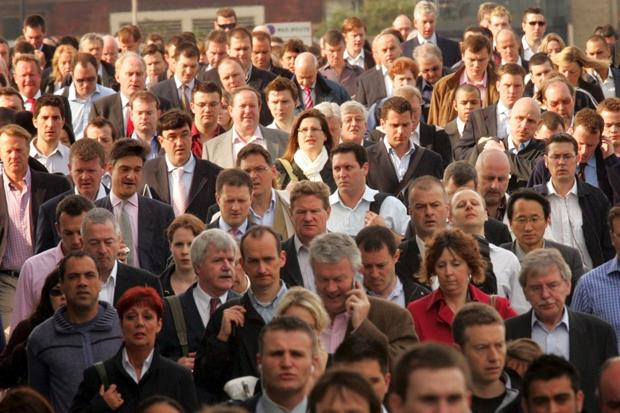
#> input picture sample.jpg, 620 x 413 px
$ python face_det.py
#> lines starting #> are read from the running program, lines starting #| are printed output that depends on the picture; after the words box and inside, x2 and y2 are one past the last pixel; in counts of white or black regions, pixels touching at a corner belong together
#> further down, image is the input picture: shape (413, 620, 3); mean R, G, B 117.1, 88.2, 75.5
import cv2
import imageio

face_cascade = cv2.CascadeClassifier('haarcascade-frontalface-default.xml')
eye_cascade = cv2.CascadeClassifier('haarcascade-eye.xml')

def detect(frame):
    gray = cv2.cvtColor(frame, cv2.COLOR_BGR2GRAY)
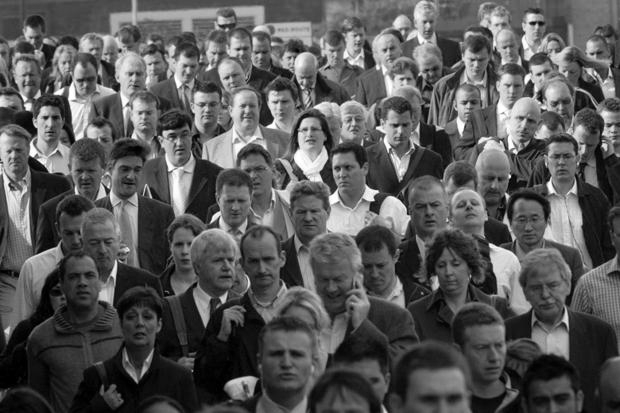
#> gray: shape (413, 620); min 0, max 255, mean 87.7
    faces = face_cascade.detectMultiScale(gray, 1.3, 5)
#> faces = [[120, 63, 28, 28], [131, 103, 26, 26], [296, 119, 28, 28], [544, 143, 36, 36], [111, 155, 38, 38], [289, 197, 38, 38], [239, 243, 47, 47], [58, 257, 48, 48], [523, 269, 45, 45], [117, 298, 47, 47], [257, 331, 60, 60]]
    for(x, y, w, h) in faces:
        cv2.rectangle(frame, (x, y),(x+w, y+h), (255, 0, 0), 2)
        gray_face = gray[y:y + h, x:x + w]
        color_face = frame[y:y + h, x:x + w]
        eyes = eye_cascade.detectMultiScale(gray_face, 1.1, 3)
        for(ex, ey, ew, eh) in eyes:
            cv2.rectangle(Color_face, (ex, ey), (ex+ew, ey+eh), (0,255,0), 2)
        return frame
#> this loop made 1 pass
#> pass 1, in detect, `gray_face = gray[y:y + h, x:x + w]`:
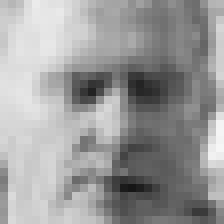
#> gray_face: shape (28, 28) (shown 8 times larger); min 22, max 246, mean 154.6
#> pass 1, in detect, `color_face = frame[y:y + h, x:x + w]`:
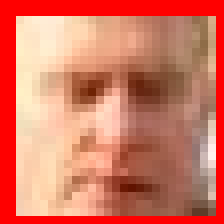
#> color_face: shape (28, 28, 3) (shown 8 times larger); mean R, G, B 213.6, 119.1, 97.4
#> after the loop:
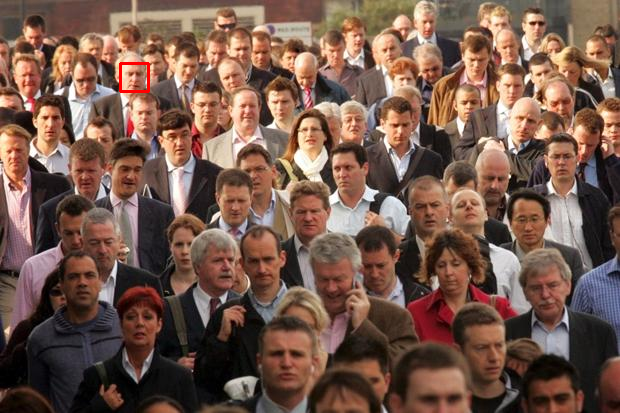
#> frame: shape (413, 620, 3); 0.13% of pixels changed, all inside (x1, y1, x2, y2) = (119, 62, 150, 93)

image = imageio.imread('sample.jpg')
image = detect(frame=image)
imageio.imwrite('output.jpg', image)
